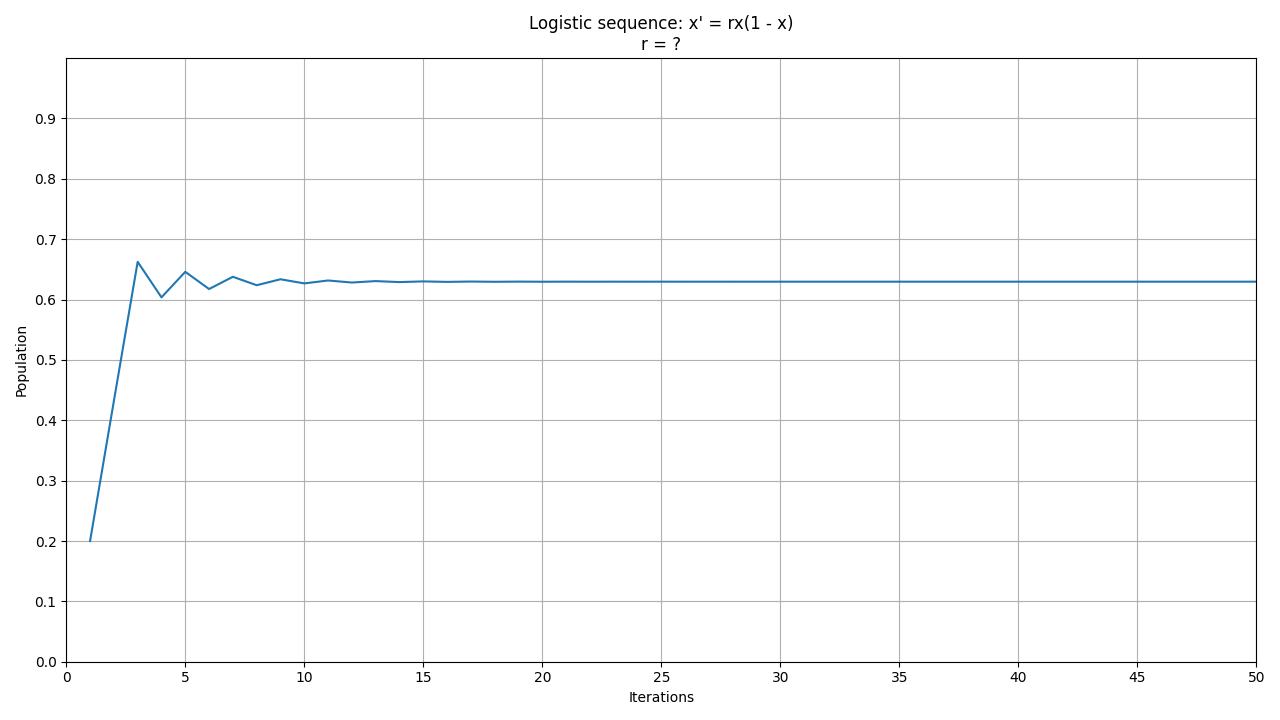

Generate this figure with Python:
import numpy as np
import matplotlib.pyplot as plt
import matplotlib.animation as animation
from logistic import logictic_sequence

title = "Logistic sequence: x' = rx(1 - x)"

def make_plot(ys):
    xs = np.arange(len(ys)) + 1
    fig = plt.figure(figsize=(12.8, 7.2))
    fig.set_tight_layout(True)
    ax = fig.subplots()
    ax.set(
        xlabel='Iterations', 
        ylabel='Population', 
        title='{}\nr = ?'.format(title), 
        xlim=(0, len(ys)),
        ylim=(0, 1), 
        xticks=np.arange(0, len(ys) + 1, 5),
        yticks=np.arange(0.0, 1.0, 0.1)
    )
    ax.grid()
    line, = ax.plot(xs, ys)
    return fig, ax, line

def update_plot(data, ax, line):
    r, ys = data
    ax.set_title('{}\nr = {:0.3f}'.format(title, r))
    xs = np.arange(len(ys)) + 1
    line.set_data(xs, ys)

def render_plots(r_start, r_end, r_step, x_init, iters):

    def data_gen():
        for r in np.arange(r_start, r_end, r_step):
            yield r, logictic_sequence(r, x_init).take(iters)

    fig, ax, line = make_plot(logictic_sequence(r_start, x_init).take(iters))
    n = (r_end - r_start) / r_step
    ani = animation.FuncAnimation(fig, update_plot, data_gen, fargs=(ax, line), save_count=n, repeat=False, blit=False)
    writer = animation.FFMpegWriter(fps=30, bitrate=3600, metadata=dict(artist="Alexey Baryzhikov"))
    ani.save('plot.mp4', writer=writer)

if __name__ == '__main__':
    # make_plot(logictic_sequence(2.7, 0.2).take(50))[0].savefig('plot.png')
    render_plots(r_start=2.5, r_end=4.0, r_step=0.002, x_init=0.2, iters=100)
